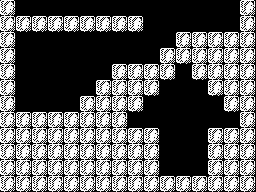

A level layout from a 2D game, rendered from its tile map. Below: a short description, then the map file with its tile-grid data intact:
An orthogonal 16x12 tile map with 16x16 px tiles, 1 tile layer (Tile Layer 1).

<map version="1.10" tiledversion="1.10.2" orientation="orthogonal" renderorder="right-down" width="16" height="12" tilewidth="16" tileheight="16" infinite="0" nextlayerid="2" nextobjectid="1">
 <tileset firstgid="1" source="tiles.tsx" />
 <layer id="1" name="Tile Layer 1" width="16" height="12">
  <data encoding="csv">
2,1,1,1,1,1,1,1,1,1,1,1,1,1,1,2,
2,2,2,2,2,2,2,2,2,1,1,1,1,1,1,2,
2,1,1,1,1,1,1,1,1,1,1,2,2,2,2,2,
2,1,1,1,1,1,1,1,1,1,2,2,2,2,2,2,
2,1,1,1,1,1,1,2,2,2,2,1,2,2,2,2,
2,1,1,1,1,1,2,2,2,2,1,1,1,2,2,2,
2,1,1,1,1,2,2,2,2,1,1,1,1,1,2,2,
2,2,2,2,2,2,2,2,1,1,1,1,1,1,1,2,
2,2,2,2,2,2,2,2,2,2,1,1,1,2,2,2,
2,2,2,2,2,2,2,2,2,2,1,1,1,2,2,2,
2,2,2,2,2,2,2,2,2,2,1,1,1,2,2,2,
2,2,2,2,2,2,2,2,2,2,2,2,2,2,2,2
</data>
 </layer>
</map>
